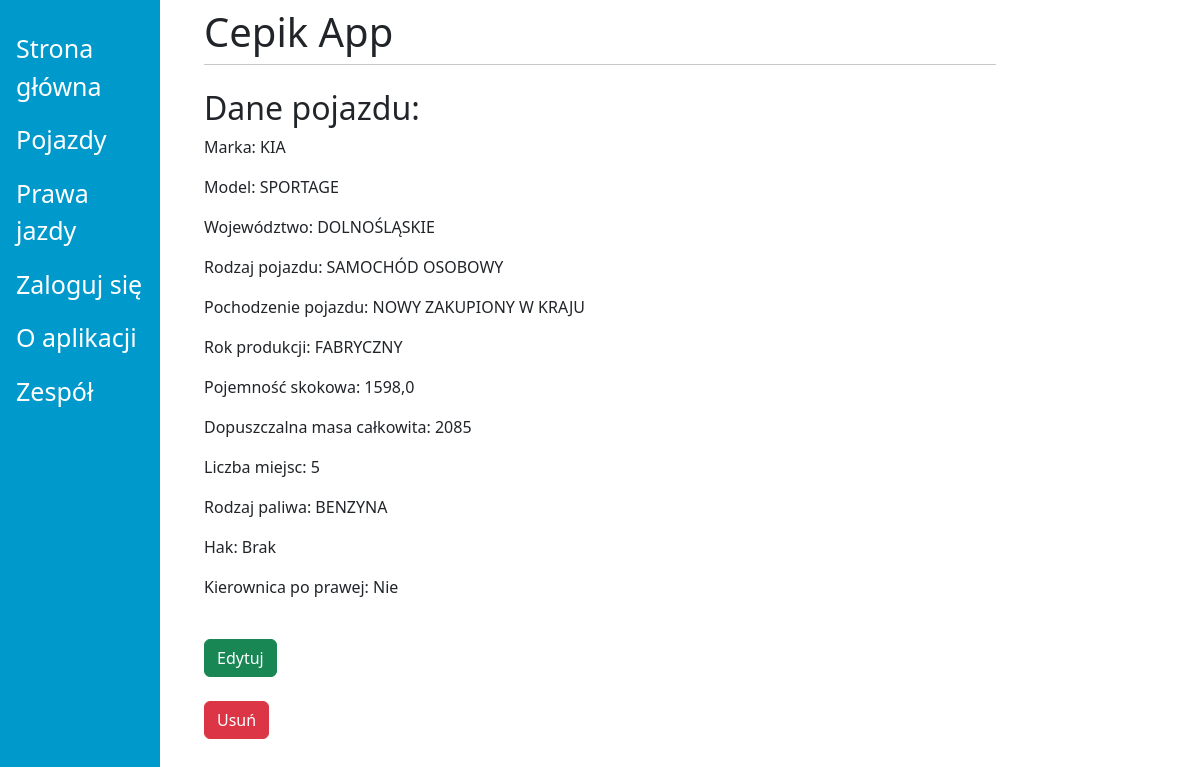
The app's page /vehicles/2/, older data.
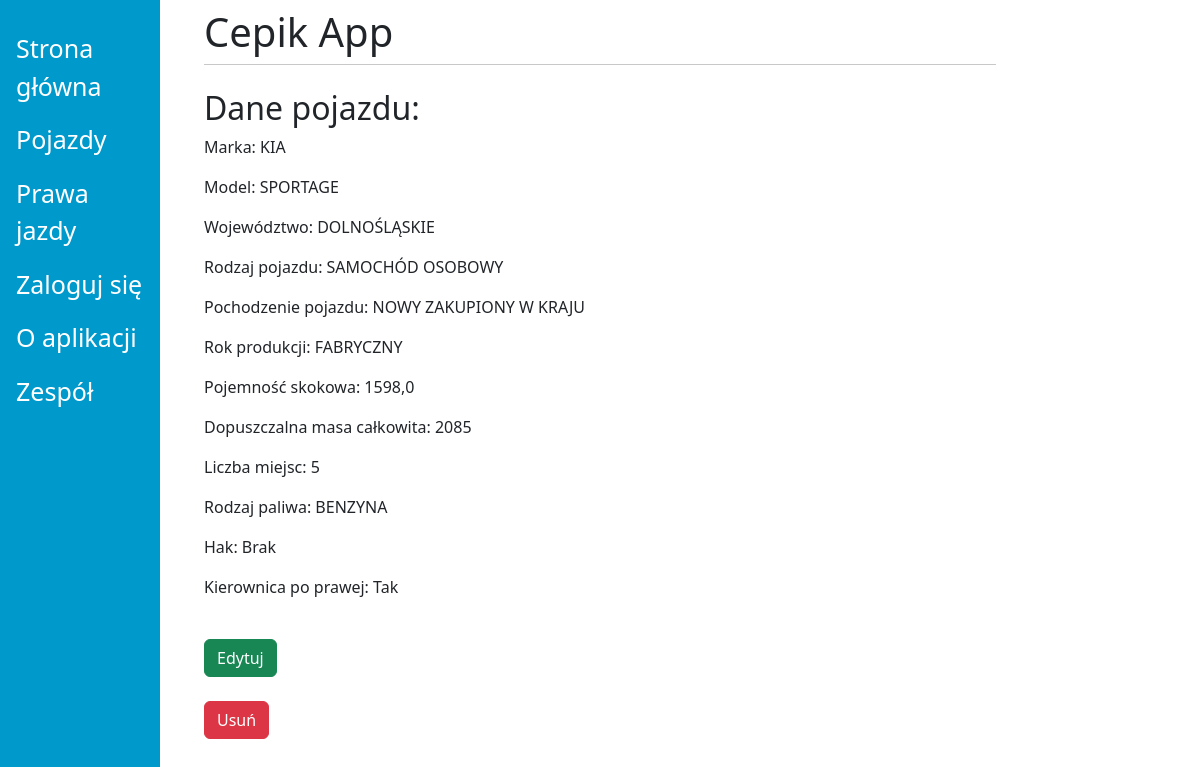
The same page, newer data.
### viewer/models.py (models this page shows, shortened)
class Vehicle(models.Model):
    id_cepik = models.IntegerField(default=0)
    marka = models.CharField(max_length=45, null=True)
    model = models.CharField(max_length=45, null=True)
    id_wojewodztwa = models.IntegerField(default=0, null=False)
    wojewodztwo = models.CharField(max_length=45, null=True)
    rodzaj_pojazdu = models.CharField(max_length=45, null=True)
    pochodzenie_pojazdu = models.CharField(max_length=45, null=True)
    rok_produkcji = models.CharField(max_length=45, null=True)
    pojemnosc_skokowa = models.DecimalField(decimal_places=1, max_digits=20, default=1, null=True)
    dmc = models.CharField(max_length=45, null=True)
    liczba_miejsc = models.IntegerField(default=1, null=True)
    rodzaj_paliwa = models.CharField(max_length=45, null=True)
    hak = models.BooleanField(default=False)
    kierownica_po_prawej = models.BooleanField(null=True)

### viewer/crud.py (the view)
# urls.py: path('vehicles/<id>/', crud.vehicle_detail_view, name='detail_view_vehicle'),
def vehicle_detail_view(request, id):
    context = dict()
    context['data'] = Vehicle.objects.get(id=id)    # type: ignore
    return render(request, 'vehicle_detail_view.html', context)

### viewer/templates/vehicle_detail_view.html (shortened to what this page needs)
{% extends "base.html" %}
{% block content %}
<h2>Dane pojazdu:</h2>
<p>Marka: {{ data.marka }}</p>
<p>Model: {{ data.model }}</p>
<p>Województwo: {{ data.wojewodztwo }}</p>
<p>Rodzaj pojazdu: {{ data.rodzaj_pojazdu }}</p>
<p>Pochodzenie pojazdu: {{ data.pochodzenie_pojazdu }}</p>
<p>Rok produkcji: {{ data.rok_produkcji }}</p>
<p>Pojemność skokowa: {{ data.pojemnosc_skokowa }}</p>
<p>Dopuszczalna masa całkowita: {{ data.dmc }}</p>
<p>Liczba miejsc: {{ data.liczba_miejsc }}</p>
<p>Rodzaj paliwa: {{ data.rodzaj_paliwa }}</p>
<p>Hak: {{ data.hak|yesno:"Na wyposażeniu, Brak, Null" }}</p>
<p>Kierownica po prawej: {{ data.kierownica_po_prawej|yesno:"Tak, Nie" }}</p><br>
<form action="/vehicles/{{data.id}}/update">
    <input type="submit" class="btn btn-success" value="Edytuj" /></form><br><form action="/vehicles/{{data.id}}/delete">
    <input type="submit" class="btn btn-danger" value="Usuń" />
</form>
{% endblock %}

Row changes from the older to the newer data that the page shows:
changed Vehicle "KIA": kierownica_po_prawej "Nie" → "Tak"
